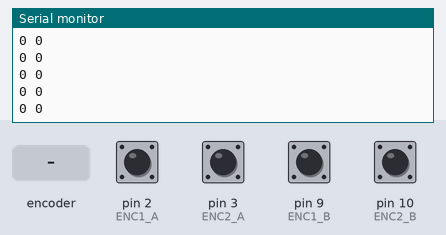
Recording of a sketch running on a simulated Arduino Uno, built with avr-gcc and run on an emulated ATmega328P. On the bench: the last lines printed to the serial monitor. Inputs (shaded band) come from the test bench; at power-on: pin 2 (ENC1_A), pin 3 (ENC2_A), pin 9 (ENC1_B), pin 10 (ENC2_B) HIGH.

Above: at 1.2 s.
1.3 s: rotary encoder on pin 2 (ENC1_A) / pin 9 (ENC1_B) turned 1 step (first pin leading)
At 1.39 s:
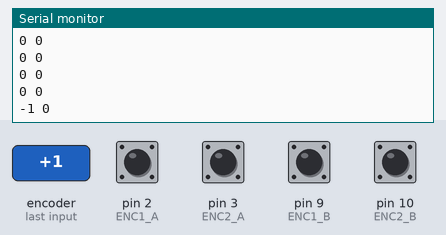
3.0 s: pin 3 (ENC2_A) pulled LOW for 0.15 s
At 3.21 s:
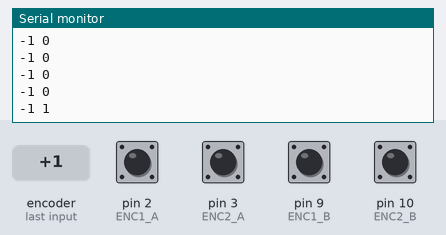
4.6 s: pin 3 (ENC2_A) pulled LOW for 1 s
At 5.62 s:
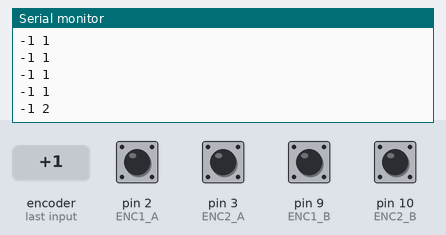
7.1 s: rotary encoder on pin 2 (ENC1_A) / pin 9 (ENC1_B) turned 1 step (first pin leading)
At 7.2 s:
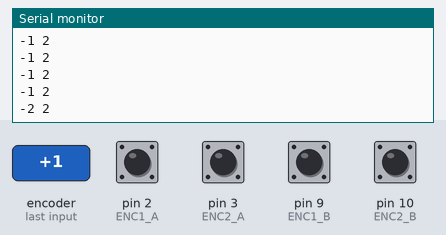
Timing chart, 0 to 9.8 s (numbered marks = the images above; inputs shaded):
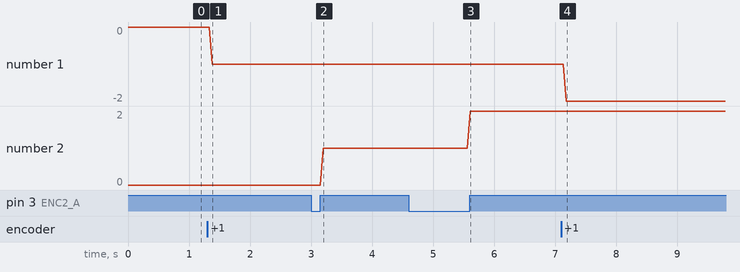

Measured:
- after the input at 1.3 s, the serial monitor: prints a new line after 0.08 s (image 1)
- after the input at 3.0 s, the serial monitor: prints a new line after 0.20 s (image 2)
- after the input at 4.6 s, the serial monitor: prints a new line after 1.0 s (image 3)
- after the input at 7.1 s, the serial monitor: prints a new line after 0.08 s (image 4)
- plotted number 1: 0 → -1 after the input at 1.3 s, -1 → -2 after the input at 7.1 s
- plotted number 2: 0 → 1 after the input at 3.0 s, 1 → 2 after the input at 4.6 s

The sketch:

bienconder.ino
```cpp
#define ENC1_A 2
#define ENC1_B 9
#define ENC2_A 3
#define ENC2_B 10

volatile int position_a = 0;
volatile int position_b = 0;

void isr1() {
  if(digitalRead(ENC1_B) == HIGH)
    position_a++;
  else
    position_a--;
}

void isr2() {
  if(digitalRead(ENC2_B) == HIGH)
    position_b++;
  else
    position_b--;
}

void setup() {
  pinMode(ENC1_A, INPUT_PULLUP);
  pinMode(ENC2_A, INPUT_PULLUP);

  pinMode(ENC1_B, INPUT);
  pinMode(ENC2_B, INPUT);

  digitalWrite(ENC1_B, HIGH);
  digitalWrite(ENC1_A, HIGH);

  Serial.begin(115200);

  attachInterrupt(digitalPinToInterrupt(ENC1_A), &isr1, RISING);
  attachInterrupt(digitalPinToInterrupt(ENC2_A), &isr2, RISING);
}

void loop() {
  Serial.print(position_a);
  Serial.print(" ");
  Serial.println(position_b);

  delay(49);
}
```
